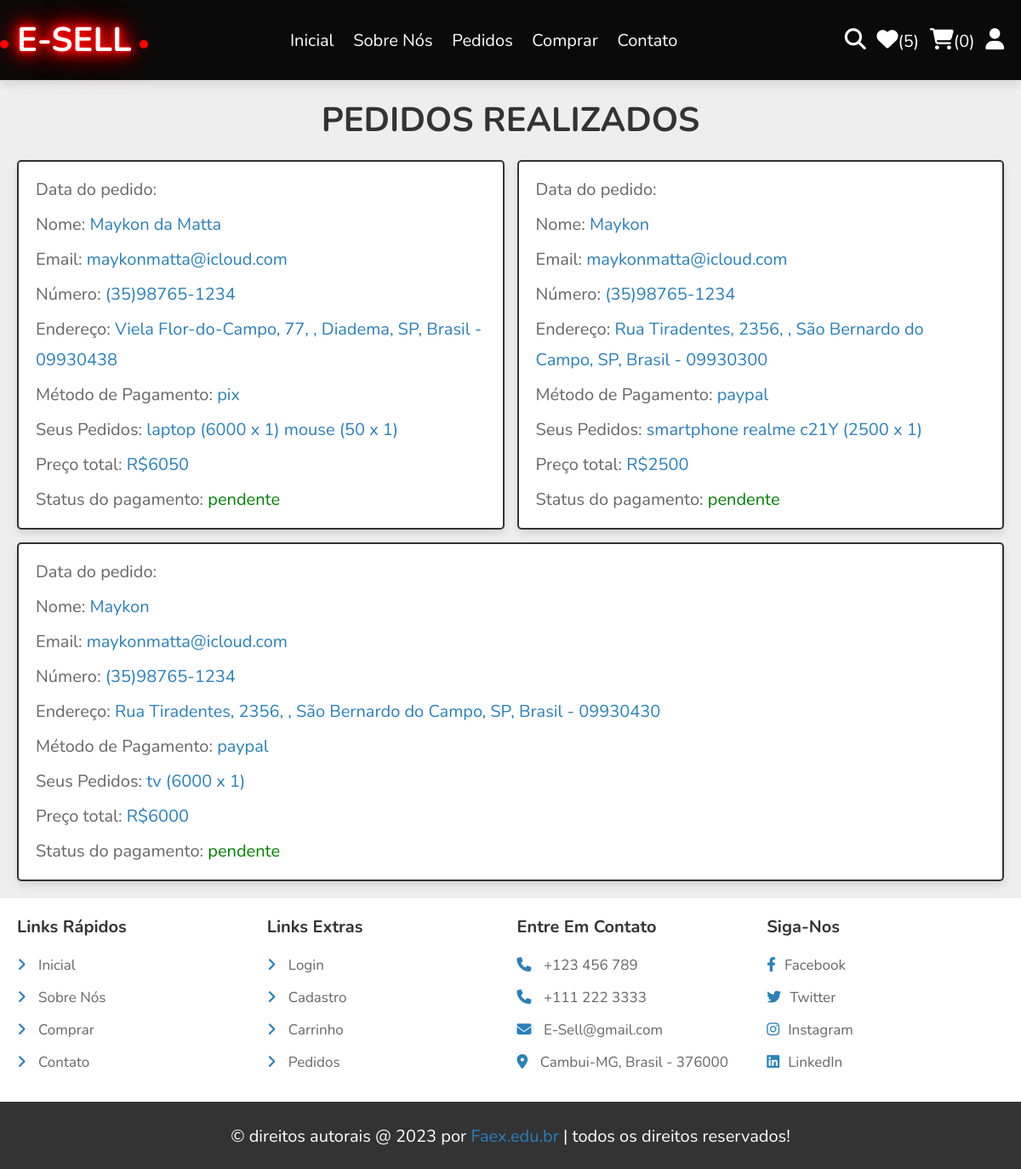
The page /pedidos.php (signed in) on the database its author committed.
### tables this page shows
CREATE TABLE `pedidos` (
  `id` int(10) NOT NULL,
  `user_id` int(10) NOT NULL,
  `nome` varchar(20) NOT NULL,
  `numero` varchar(20) NOT NULL,
  `email` varchar(50) NOT NULL,
  `metodo` varchar(50) NOT NULL,
  `endereco` varchar(500) NOT NULL,
  `total_prod` varchar(100) NOT NULL,
  `total_preco` int(10) NOT NULL,
  `pagamento_status` varchar(20) NOT NULL DEFAULT 'pendente',
  `data` datetime DEFAULT NULL
);

### pedidos.php (the view, shortened to what this page needs)
<?php
include 'components/connect.php';
if(isset($_SESSION['user_id'])){
    $user_id = $_SESSION['user_id'];
}else{
    $user_id = '';
};
?>
<!DOCTYPE html>
<html lang="pt-br">
<head>
    <link rel="stylesheet" href="https://cdnjs.cloudflare.com/ajax/libs/font-awesome/6.1.1/css/all.min.css">
    <link rel="stylesheet" href="css/style.css">
</head>
<body>
<?php include 'components/cabeçalho.php'; ?>
<section class="orders">
    <h1 class="heading">Pedidos realizados</h1>
    <div class="box-container">
        <?php
        if($user_id == ''){
            echo '<p class="empty">Faça login para ver seus Pedidos</p>';
        }else{
            $select_orders = $conn->prepare("SELECT * FROM `pedidos` WHERE user_id = ?");
            $select_orders->execute([$user_id]);
            if($select_orders->rowCount() > 0){
                while($fetch_orders = $select_orders->fetch(PDO::FETCH_ASSOC)){
                    ?>
                    <div class="box">
                        <p>Data do pedido: <span><?= $fetch_orders['data']; ?></span></p>
                        <p>Nome: <span><?= $fetch_orders['nome']; ?></span></p>
                        <p>Email: <span><?= $fetch_orders['email']; ?></span></p>
                        <p>Número: <span><?= $fetch_orders['numero']; ?></span></p>
                        <p>Endereço: <span><?= $fetch_orders['endereco']; ?></span></p>
                        <p>Método de Pagamento: <span><?= $fetch_orders['metodo']; ?></span></p>
                        <p>Seus Pedidos: <span><?= $fetch_orders['total_prod']; ?></span></p>
                        <p>Preço total: <span>R$<?= $fetch_orders['total_preco']; ?></span></p>
                        <p>Status do pagamento: <span style="color:<?php if($fetch_orders['pagamento_status'] == 'Andamento'){ echo 'red'; }else{ echo 'green'; }; ?>"><?= $fetch_orders['pagamento_status']; ?></span> </p>
                    </div>
                    <?php
                }
            }else{
                echo '<p class="empty">Nenhum pedido realizado ainda!</p>';
            }
        }
        ?>
    </div>
</section>
<?php include 'components/footer.php'; ?>
</body>
</html>

### css/style.css (style rules this page uses)
:root { --main-color:#2980b9; --orange:#f39c12; --red:#e74c3c; --black:#333; --white:#fff; --light-color:#666; --light-bg:#eee; --border:.2rem solid var(--black); --box-shadow:0 .5rem 1rem rgba(0,0,0,.1); }
* { font-family: 'Nunito', sans-serif; margin:0; padding:0; box-sizing: border-box; outline: none; border:none; text-decoration: none; }
html { font-size: 62.5%; overflow-x: hidden; }
body { background-color: var(--light-bg); }
section { padding:2rem; max-width: 1200px; margin:0 auto; }
.heading { font-size: 4rem; color:var(--black); margin-bottom: 2rem; text-align: center; text-transform: uppercase; }
.orders .box-container { display: flex; flex-wrap: wrap; gap:1.5rem; align-items: flex-start; }
.orders .box-container .box { padding:1rem 2rem; flex:1 1 40rem; border:var(--border); background-color: var(--white); box-shadow: var(--box-shadow); border-radius: .5rem; }
.orders .box-container .box p { margin:.5rem 0; line-height: 1.8; font-size: 2rem; color:var(--light-color); }
.orders .box-container .box p span { color:var(--main-color); }

### rows shown on the page
pedidos: nome "Maykon da Matta", email "maykonmatta@icloud.com", numero "(35)98765-1234", endereco "Viela Flor-do-Campo, 77, , Diadema, SP, Brasil - 09930438", metodo "pix", total_prod "laptop (6000 x 1) mouse (50 x 1)", total_preco "6050", pagamento_status "pendente"
pedidos: nome "Maykon", email "maykonmatta@icloud.com", numero "(35)98765-1234", endereco "Rua Tiradentes, 2356, , São Bernardo do Campo, SP, Brasil - 09930300", metodo "paypal", total_prod "smartphone realme c21Y (2500 x 1)", total_preco "2500", pagamento_status "pendente"
pedidos: nome "Maykon", email "maykonmatta@icloud.com", numero "(35)98765-1234", endereco "Rua Tiradentes, 2356, , São Bernardo do Campo, SP, Brasil - 09930430", metodo "paypal", total_prod "tv (6000 x 1)", total_preco "6000", pagamento_status "pendente"

### other values the page prints
$total_wishlist_counts "5"
$total_cart_counts "0"
